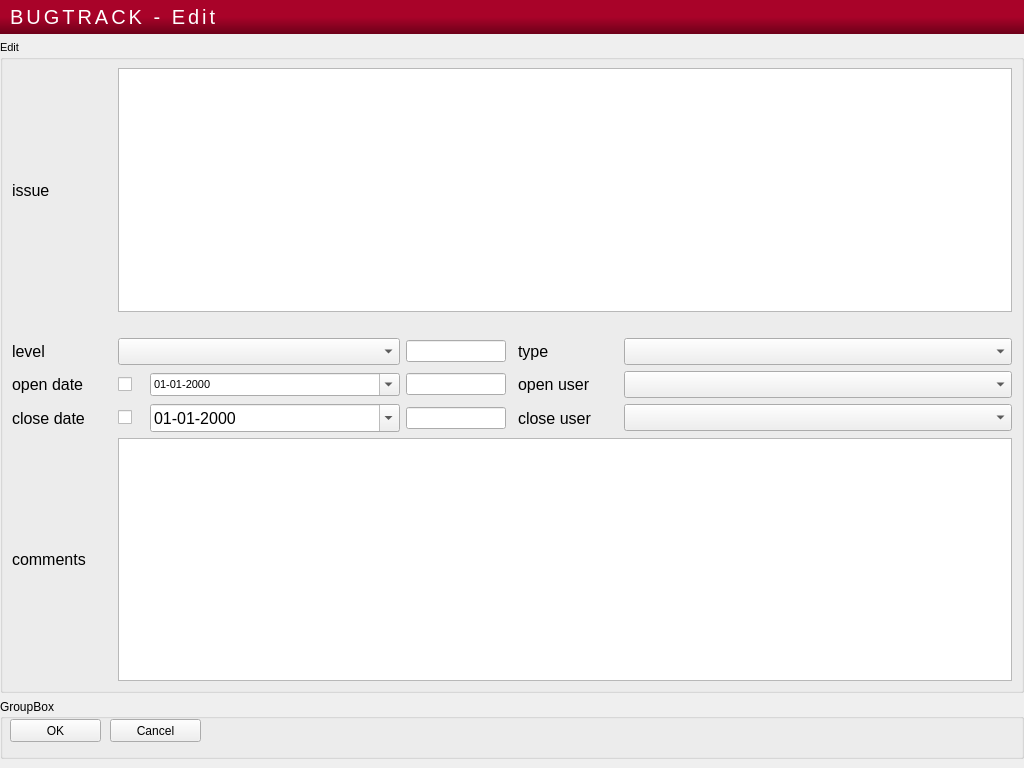
<?xml version="1.0" encoding="UTF-8"?>
<ui version="4.0">
 <class>trackedit</class>
 <widget class="QMainWindow" name="trackedit">
  <property name="geometry">
   <rect>
    <x>0</x>
    <y>0</y>
    <width>1024</width>
    <height>768</height>
   </rect>
  </property>
  <property name="windowTitle">
   <string>MainWindow</string>
  </property>
  <property name="styleSheet">
   <string notr="true"/>
  </property>
  <widget class="QWidget" name="centralwidget">
   <layout class="QGridLayout" name="gridLayout_5">
    <property name="leftMargin">
     <number>0</number>
    </property>
    <property name="topMargin">
     <number>0</number>
    </property>
    <property name="rightMargin">
     <number>0</number>
    </property>
    <item row="2" column="0">
     <widget class="QGroupBox" name="groupBox_2">
      <property name="maximumSize">
       <size>
        <width>16777214</width>
        <height>16777215</height>
       </size>
      </property>
      <property name="font">
       <font>
        <pointsize>8</pointsize>
       </font>
      </property>
      <property name="title">
       <string>Edit</string>
      </property>
      <layout class="QGridLayout" name="gridLayout_4">
       <item row="3" column="1">
        <layout class="QGridLayout" name="gridLayout_3">
         <item row="0" column="0">
          <widget class="QComboBox" name="cmbLevel">
           <property name="minimumSize">
            <size>
             <width>133</width>
             <height>0</height>
            </size>
           </property>
           <property name="font">
            <font>
             <pointsize>12</pointsize>
            </font>
           </property>
          </widget>
         </item>
         <item row="0" column="1">
          <widget class="QLineEdit" name="txtLevel">
           <property name="maximumSize">
            <size>
             <width>100</width>
             <height>16777215</height>
            </size>
           </property>
          </widget>
         </item>
        </layout>
       </item>
       <item row="5" column="1">
        <layout class="QGridLayout" name="gridLayout_2">
         <item row="0" column="0" alignment="Qt::AlignLeft">
          <widget class="QCheckBox" name="chkCloseDate">
           <property name="maximumSize">
            <size>
             <width>25</width>
             <height>16777215</height>
            </size>
           </property>
           <property name="text">
            <string/>
           </property>
          </widget>
         </item>
         <item row="0" column="1">
          <widget class="QDateEdit" name="dateClose">
           <property name="enabled">
            <bool>true</bool>
           </property>
           <property name="minimumSize">
            <size>
             <width>250</width>
             <height>0</height>
            </size>
           </property>
           <property name="font">
            <font>
             <pointsize>12</pointsize>
            </font>
           </property>
           <property name="displayFormat">
            <string>dd-MM-yyyy</string>
           </property>
           <property name="calendarPopup">
            <bool>true</bool>
           </property>
          </widget>
         </item>
         <item row="0" column="2">
          <widget class="QLineEdit" name="txtCloseDate">
           <property name="maximumSize">
            <size>
             <width>100</width>
             <height>16777215</height>
            </size>
           </property>
          </widget>
         </item>
        </layout>
       </item>
       <item row="4" column="1">
        <layout class="QGridLayout" name="gridLayout">
         <item row="0" column="0" alignment="Qt::AlignLeft">
          <widget class="QCheckBox" name="chkOpenDate">
           <property name="sizePolicy">
            <sizepolicy hsizetype="Fixed" vsizetype="Fixed">
             <horstretch>0</horstretch>
             <verstretch>0</verstretch>
            </sizepolicy>
           </property>
           <property name="maximumSize">
            <size>
             <width>25</width>
             <height>16777215</height>
            </size>
           </property>
           <property name="layoutDirection">
            <enum>Qt::LeftToRight</enum>
           </property>
           <property name="text">
            <string/>
           </property>
          </widget>
         </item>
         <item row="0" column="2">
          <widget class="QLineEdit" name="txtOpenDate">
           <property name="maximumSize">
            <size>
             <width>100</width>
             <height>16777215</height>
            </size>
           </property>
          </widget>
         </item>
         <item row="0" column="1">
          <widget class="QDateEdit" name="dateOpen">
           <property name="minimumSize">
            <size>
             <width>250</width>
             <height>0</height>
            </size>
           </property>
           <property name="displayFormat">
            <string>dd-MM-yyyy</string>
           </property>
           <property name="calendarPopup">
            <bool>true</bool>
           </property>
          </widget>
         </item>
        </layout>
       </item>
       <item row="4" column="4">
        <widget class="QComboBox" name="cmbOpenUser">
         <property name="minimumSize">
          <size>
           <width>133</width>
           <height>0</height>
          </size>
         </property>
         <property name="font">
          <font>
           <pointsize>12</pointsize>
          </font>
         </property>
        </widget>
       </item>
       <item row="6" column="0">
        <widget class="QLabel" name="label_8">
         <property name="minimumSize">
          <size>
           <width>100</width>
           <height>0</height>
          </size>
         </property>
         <property name="maximumSize">
          <size>
           <width>100</width>
           <height>16777215</height>
          </size>
         </property>
         <property name="font">
          <font>
           <pointsize>12</pointsize>
          </font>
         </property>
         <property name="text">
          <string>comments</string>
         </property>
        </widget>
       </item>
       <item row="0" column="0">
        <widget class="QLabel" name="label_1">
         <property name="minimumSize">
          <size>
           <width>100</width>
           <height>0</height>
          </size>
         </property>
         <property name="maximumSize">
          <size>
           <width>100</width>
           <height>16777215</height>
          </size>
         </property>
         <property name="font">
          <font>
           <pointsize>12</pointsize>
          </font>
         </property>
         <property name="text">
          <string>issue</string>
         </property>
        </widget>
       </item>
       <item row="5" column="4">
        <widget class="QComboBox" name="cmbCloseUser">
         <property name="minimumSize">
          <size>
           <width>133</width>
           <height>0</height>
          </size>
         </property>
         <property name="font">
          <font>
           <pointsize>12</pointsize>
          </font>
         </property>
        </widget>
       </item>
       <item row="5" column="3">
        <widget class="QLabel" name="label_7">
         <property name="minimumSize">
          <size>
           <width>100</width>
           <height>0</height>
          </size>
         </property>
         <property name="maximumSize">
          <size>
           <width>100</width>
           <height>16777215</height>
          </size>
         </property>
         <property name="font">
          <font>
           <pointsize>12</pointsize>
          </font>
         </property>
         <property name="text">
          <string>close user</string>
         </property>
        </widget>
       </item>
       <item row="4" column="3">
        <widget class="QLabel" name="label_5">
         <property name="minimumSize">
          <size>
           <width>100</width>
           <height>0</height>
          </size>
         </property>
         <property name="maximumSize">
          <size>
           <width>100</width>
           <height>16777215</height>
          </size>
         </property>
         <property name="font">
          <font>
           <pointsize>12</pointsize>
          </font>
         </property>
         <property name="text">
          <string>open user</string>
         </property>
        </widget>
       </item>
       <item row="5" column="0">
        <widget class="QLabel" name="label_6">
         <property name="minimumSize">
          <size>
           <width>100</width>
           <height>0</height>
          </size>
         </property>
         <property name="maximumSize">
          <size>
           <width>100</width>
           <height>16777215</height>
          </size>
         </property>
         <property name="font">
          <font>
           <pointsize>12</pointsize>
          </font>
         </property>
         <property name="text">
          <string>close date</string>
         </property>
        </widget>
       </item>
       <item row="4" column="0">
        <widget class="QLabel" name="label_4">
         <property name="minimumSize">
          <size>
           <width>100</width>
           <height>0</height>
          </size>
         </property>
         <property name="maximumSize">
          <size>
           <width>100</width>
           <height>16777215</height>
          </size>
         </property>
         <property name="font">
          <font>
           <pointsize>12</pointsize>
          </font>
         </property>
         <property name="text">
          <string>open date</string>
         </property>
        </widget>
       </item>
       <item row="3" column="0">
        <widget class="QLabel" name="label_3">
         <property name="minimumSize">
          <size>
           <width>100</width>
           <height>0</height>
          </size>
         </property>
         <property name="maximumSize">
          <size>
           <width>100</width>
           <height>16777215</height>
          </size>
         </property>
         <property name="font">
          <font>
           <pointsize>12</pointsize>
          </font>
         </property>
         <property name="text">
          <string>level</string>
         </property>
        </widget>
       </item>
       <item row="3" column="3">
        <widget class="QLabel" name="label_2">
         <property name="minimumSize">
          <size>
           <width>100</width>
           <height>0</height>
          </size>
         </property>
         <property name="maximumSize">
          <size>
           <width>100</width>
           <height>16777215</height>
          </size>
         </property>
         <property name="font">
          <font>
           <pointsize>12</pointsize>
          </font>
         </property>
         <property name="text">
          <string>type</string>
         </property>
        </widget>
       </item>
       <item row="6" column="1" colspan="4">
        <widget class="QTextEdit" name="txtComments">
         <property name="font">
          <font>
           <pointsize>12</pointsize>
          </font>
         </property>
        </widget>
       </item>
       <item row="3" column="4">
        <widget class="QComboBox" name="cmbType">
         <property name="minimumSize">
          <size>
           <width>133</width>
           <height>0</height>
          </size>
         </property>
         <property name="font">
          <font>
           <pointsize>12</pointsize>
          </font>
         </property>
        </widget>
       </item>
       <item row="1" column="4">
        <spacer name="horizontalSpacer">
         <property name="orientation">
          <enum>Qt::Horizontal</enum>
         </property>
         <property name="sizeHint" stdset="0">
          <size>
           <width>40</width>
           <height>20</height>
          </size>
         </property>
        </spacer>
       </item>
       <item row="0" column="1" colspan="4">
        <widget class="QTextEdit" name="txtIssue">
         <property name="font">
          <font>
           <pointsize>12</pointsize>
          </font>
         </property>
        </widget>
       </item>
      </layout>
     </widget>
    </item>
    <item row="3" column="0">
     <widget class="QGroupBox" name="groupBox">
      <property name="minimumSize">
       <size>
        <width>0</width>
        <height>60</height>
       </size>
      </property>
      <property name="title">
       <string>GroupBox</string>
      </property>
      <widget class="QPushButton" name="btnOk">
       <property name="geometry">
        <rect>
         <x>10</x>
         <y>20</y>
         <width>91</width>
         <height>23</height>
        </rect>
       </property>
       <property name="text">
        <string>OK</string>
       </property>
      </widget>
      <widget class="QPushButton" name="btnCancel">
       <property name="geometry">
        <rect>
         <x>110</x>
         <y>20</y>
         <width>91</width>
         <height>23</height>
        </rect>
       </property>
       <property name="text">
        <string>Cancel</string>
       </property>
      </widget>
     </widget>
    </item>
    <item row="1" column="0">
     <widget class="QLabel" name="label">
      <property name="styleSheet">
       <string notr="true">     padding: 5 5 5 5;

	font-family: Calibri, Candara, Segoe, &quot;Segoe UI&quot;, Optima, Arial, sans-serif;
	color: #FFFFFF;
	font-size: 20px;
	padding: 5;
	letter-spacing: 3px;

background-color: qlineargradient(spread:pad, x1:0, y1:0.5, x2:0, y2:1, stop:0 rgba(169, 3, 41, 1), stop:1 rgba(109, 0, 25, 1));

</string>
      </property>
      <property name="text">
       <string>BUGTRACK - Edit</string>
      </property>
     </widget>
    </item>
   </layout>
  </widget>
 </widget>
 <tabstops>
  <tabstop>cmbLevel</tabstop>
  <tabstop>cmbOpenUser</tabstop>
  <tabstop>dateClose</tabstop>
  <tabstop>cmbCloseUser</tabstop>
  <tabstop>txtComments</tabstop>
 </tabstops>
 <resources/>
 <connections/>
</ui>
